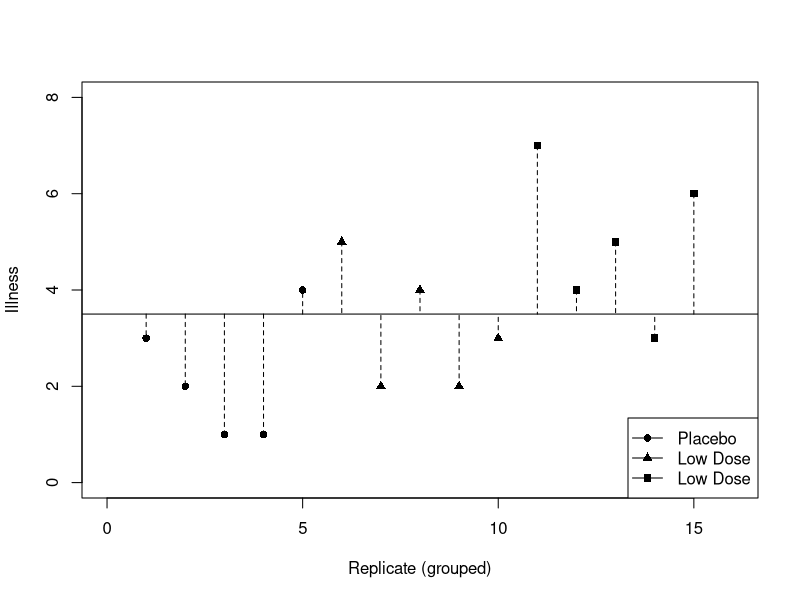
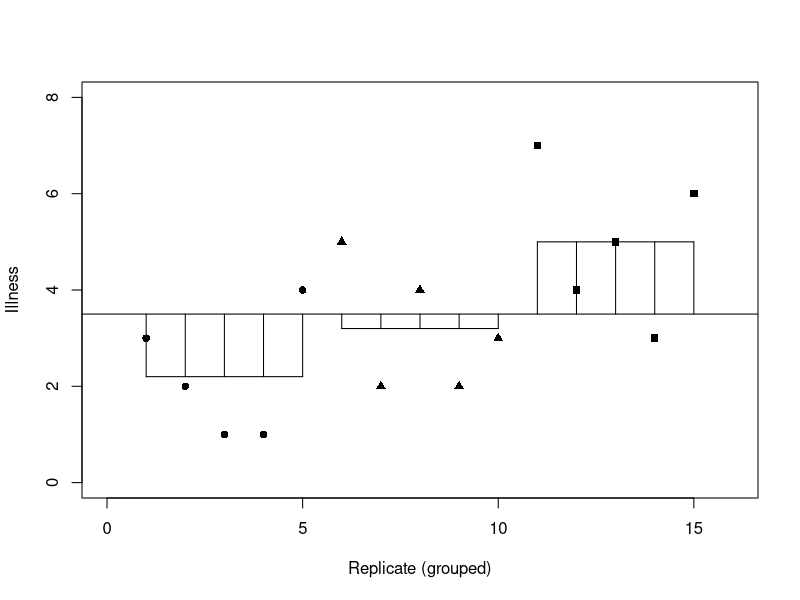
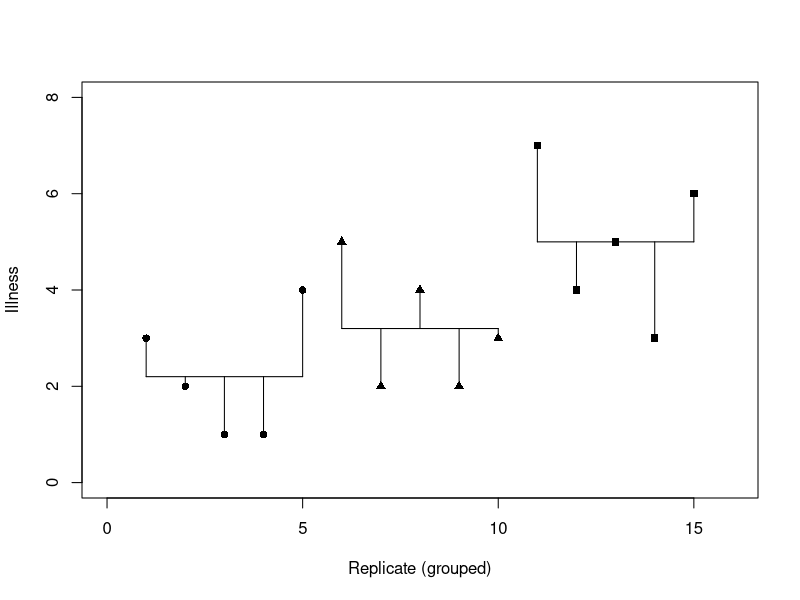

These charts were generated, in order, by the following R code:
## ---- chunk 1
x <- c(1,2,3,4,5)
y <- c(3,2,1,1,4)
plot(x,y, main = "", xlab = "Replicate (grouped)", ylab = "Illness", xlim = c(0,16), ylim = c(0,8), pch=16)
abline(h = 3.5)

segments(x0 = 1, y0 = 3.5, x1 = 1, y1 = 3, lty = 2)
segments(x0 = 2, y0 = 3.5, x1 = 2, y1 = 2, lty = 2)
segments(x0 = 3, y0 = 3.5, x1 = 3, y1 = 1, lty = 2)
segments(x0 = 4, y0 = 3.5, x1 = 4, y1 = 1, lty = 2)
segments(x0 = 5, y0 = 3.5, x1 = 5, y1 = 4, lty = 2)

x <- c(6,7,8,9,10)
y <- c(5,2,4,2,3)
points(x,y,ylab = "Illness", xlim = c(0,16), ylim = c(0,8), pch=17)
segments(x0 = 6, y0 = 5, x1 = 6, y1 = 3.5, lty = 2)
segments(x0 = 7, y0 = 2, x1 = 7, y1 = 3.5, lty = 2)
segments(x0 = 8, y0 = 4, x1 = 8, y1 = 3.5, lty = 2)
segments(x0 = 9, y0 = 2, x1 = 9, y1 = 3.5, lty = 2)
segments(x0 = 10, y0 = 3, x1 = 10, y1 = 3.5, lty = 2)

x <- c(11,12,13,14,15)
y <- c(7,4,5,3,6)
points(x,y, main = "", xlab = "Participant", ylab = "Illness", xlim = c(0,16), ylim = c(0,8), pch=15)
segments(x0 = 11, y0 = 7, x1 = 11, y1 = 3.5, lty = 2)
segments(x0 = 12, y0 = 4, x1 = 12, y1 = 3.5, lty = 2)
segments(x0 = 13, y0 = 5, x1 = 13, y1 = 3.5, lty = 2)
segments(x0 = 14, y0 = 3, x1 = 14, y1 = 3.5, lty = 2)
segments(x0 = 15, y0 = 6, x1 = 15, y1 = 3.5, lty = 2)


legend("bottomright", legend = c("Placebo", "Low Dose", "Low Dose"), pch = c(16,17,15), lty = 1)
## ---- chunk 2
x <- c(1,2,3,4,5)
y <- c(3,2,1,1,4)
plot(x,y, main = "", xlab = "Replicate (grouped)", ylab = "Illness", xlim = c(0,16), ylim = c(0,8), pch=16)
abline(h = 3.5)
segments(x0 = 1, y0 = 2.2, x1 = 5, y1 = 2.2)
segments(x0 = 1, y0 = 2.2, x1 = 1, y1 = 3.5)
segments(x0 = 2, y0 = 2.2, x1 = 2, y1 = 3.5)
segments(x0 = 3, y0 = 2.2, x1 = 3, y1 = 3.5)
segments(x0 = 4, y0 = 2.2, x1 = 4, y1 = 3.5)
segments(x0 = 5, y0 = 2.2, x1 = 5, y1 = 3.5)

x <- c(6,7,8,9,10)
y <- c(5,2,4,2,3)
points(x,y, pch=17)
segments(x0 = 6, y0 = 3.2, x1 = 10, y1 = 3.2)
segments(x0 = 6, y0 = 3.5, x1 = 6, y1 = 3.2)
segments(x0 = 7, y0 = 3.5, x1 = 7, y1 = 3.2)
segments(x0 = 8, y0 = 3.5, x1 = 8, y1 = 3.2)
segments(x0 = 9, y0 = 3.5, x1 = 9, y1 = 3.2)
segments(x0 = 10, y0 = 3.5, x1 = 10, y1 = 3.2)

x <- c(11,12,13,14,15)
y <- c(7,4,5,3,6)
points(x,y, pch=15)
segments(x0 = 11, y0 = 5, x1 = 15, y1 = 5)
segments(x0 = 11, y0 = 3.5, x1 = 11, y1 = 5)
segments(x0 = 12, y0 = 3.5, x1 = 12, y1 = 5)
segments(x0 = 13, y0 = 3.5, x1 = 13, y1 = 5)
segments(x0 = 14, y0 = 3.5, x1 = 14, y1 = 5)
segments(x0 = 15, y0 = 3.5, x1 = 15, y1 = 5)

## ---- chunk 3
x <- c(1,2,3,4,5)
y <- c(3,2,1,1,4)
plot(x,y, main = "", xlab = "Replicate (grouped)", ylab = "Illness", xlim = c(0,16), ylim = c(0,8), pch=16)

segments(x0 = 1, y0 = 2.2, x1 = 5, y1 = 2.2)
segments(x0 = 1, y0 = 2.2, x1 = 1, y1 = 3)
segments(x0 = 2, y0 = 2.2, x1 = 2, y1 = 2)
segments(x0 = 3, y0 = 2.2, x1 = 3, y1 = 1)
segments(x0 = 4, y0 = 2.2, x1 = 4, y1 = 1)
segments(x0 = 5, y0 = 2.2, x1 = 5, y1 = 4)

x <- c(6,7,8,9,10)
y <- c(5,2,4,2,3)
points(x,y, pch=17)
segments(x0 = 6, y0 = 3.2, x1 = 10, y1 = 3.2)
segments(x0 = 6, y0 = 5, x1 = 6, y1 = 3.2)
segments(x0 = 7, y0 = 2, x1 = 7, y1 = 3.2)
segments(x0 = 8, y0 = 4, x1 = 8, y1 = 3.2)
segments(x0 = 9, y0 = 2, x1 = 9, y1 = 3.2)
segments(x0 = 10, y0 = 3, x1 = 10, y1 = 3.2)

x <- c(11,12,13,14,15)
y <- c(7,4,5,3,6)
points(x,y, pch=15)
segments(x0 = 11, y0 = 5, x1 = 15, y1 = 5)
segments(x0 = 11, y0 = 7, x1 = 11, y1 = 5)
segments(x0 = 12, y0 = 4, x1 = 12, y1 = 5)
segments(x0 = 14, y0 = 3, x1 = 14, y1 = 5)
segments(x0 = 15, y0 = 6, x1 = 15, y1 = 5)

#needs df values

